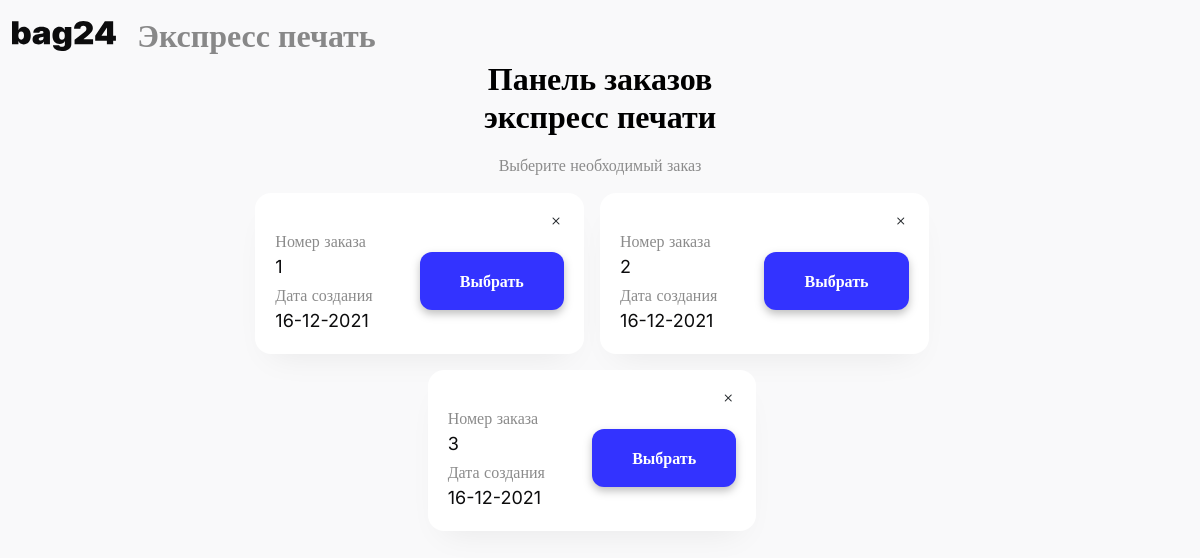
The page /operator/1 on the database as committed earlier.
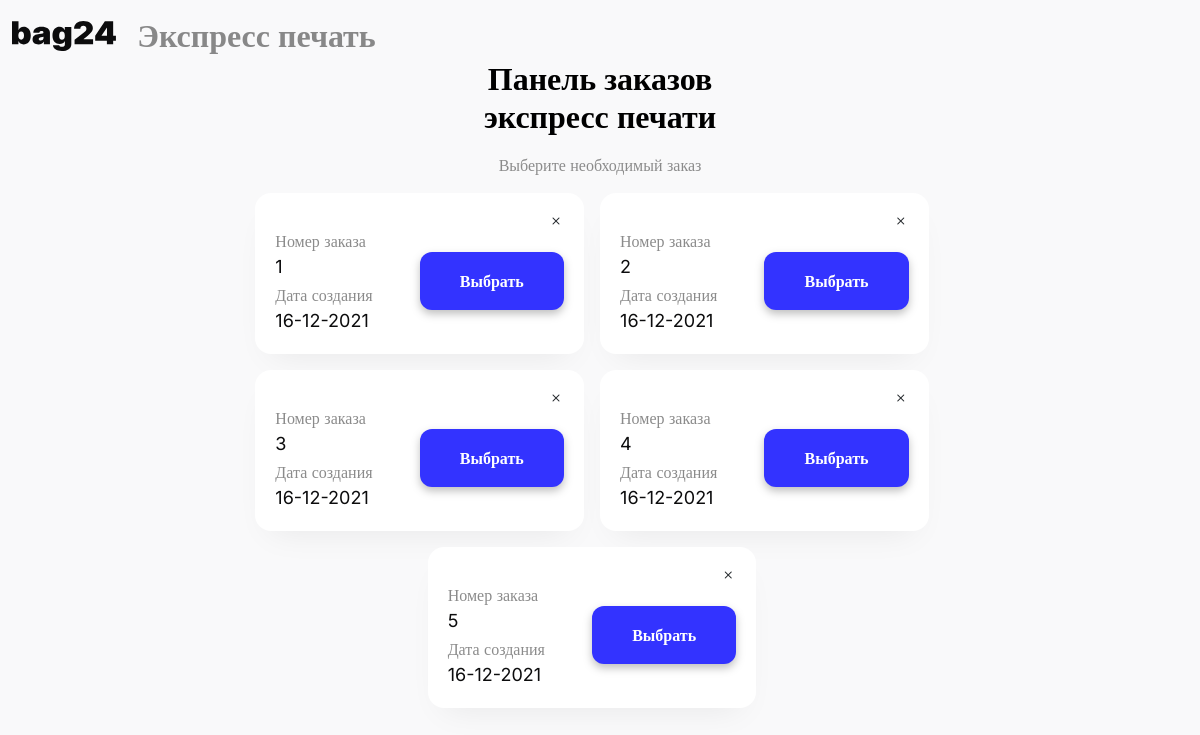
The same page on the database as committed later.
### operator_part/models.py (models this page shows)
class Order(models.Model):
    date_create = models.DateField(verbose_name="Дата создания заказа")
    date_print = models.DateField(verbose_name="Дата печати", blank=True, null=True)
    number = models.CharField(max_length=255, verbose_name="Номер заказа")
    code = models.IntegerField(verbose_name="Код")
    pos = models.ForeignKey(POS, on_delete=models.CASCADE, verbose_name='Точка в которой заказали печать')
    price_per_list = models.DecimalField(decimal_places=2,max_digits=5, verbose_name="Цена за лист")
    list_count = models.IntegerField(verbose_name="Общее количество страниц", null=True, blank=True)
    amount = models.DecimalField(decimal_places=2,max_digits=9, verbose_name="Сумма заказа", null=True, blank=True)
    documents = models.ManyToManyField('Doc', related_name='order')
    def __str__(self):
        return f"Заказ в {self.date_create} в точке {self.pos}"
    class Meta:
        verbose_name = 'Заказ'
        verbose_name_plural = 'Заказы'

### operator_part/views.py (the view)
# urls.py: path("<int:pk>", operatorForm, name='operator'),
def operatorForm(request, pk):
    pos = POS.objects.get(id=pk)
    orders = Order.objects.filter(pos=pos, date_print=None)
    print(orders)
    return render(request, 'operator_form.html', {'orders': orders, 'pos':pos})

### operator_part/models.py (called while the page is built)
    def __str__(self):
        return self.name

### templates/operator_form.html (shortened to what this page needs)
{% extends 'index.html' %}
{% load static %}
{% block content %}
    <nav class="nav operator">
        <div class="nav-left">
            <a class="" href="#"><img src="{% static 'images/header.svg' %}" style="width: 104px;"></a>
            <div class="nav-title" id="" href="#" style="margin-left: 5%">Экспресс печать</div>
        </div>
    </nav>
    <div id="in-storage">
        <div align="center">
            <h2 class="middle" style="color: black;margin-bottom: 1rem;">Панель заказов<br>
                экспресс печати</h2>
            <label id="subtext" class="semi f-16 grey">{% if orders %}
                Выберите необходимый заказ {% else %} Новых заказов нет
            {% endif %} </label>
        </div>
        <div class="main-my-item">
            {% for order in orders %}
                <div class="div-my-item">
                    <div style="display: flex;justify-content: flex-end" data-value="{{ order.id }}" class="close-order bi bi-x"></div>
                    <div class="row">
                        <div class="col">
                            <div class="row">
                                <label class="semi f-16 grey">Номер заказа</label>
                                <label class="semi f-18 black">{{ order.number }}</label>
                            </div>
                            <div class="row" style="margin-top: 2%">
                                <label class="semi f-16 grey">Дата создания</label>
                                <label class="semi f-18 black">{{ order.date_create|date:"d-m-Y" }}</label>
                            </div>
                        </div>
                        <div class="col" style="display: flex; align-items: center">
                            <button class="btn btn-next bold" data-value="{{ order.code }}"
                                    data-date="{{ order.date_create|date:"d-m-Y" }}" data-index="{{ order.number }}"
                                    data-toggle="modal" data-backdrop="static"
                                    data-target="#exampleModalRight2">Выбрать
                            </button>
                        </div>
                    </div>
                </div>
            {% endfor %}
        </div>
    </div>
{% endblock %}

Rows that differ between the two databases and show on the page:
added Order: {{ order.id }} 15 (drawn), number "4", date_create "16-12-2021"
added Order: {{ order.id }} 16 (drawn), number "5", date_create "16-12-2021"
